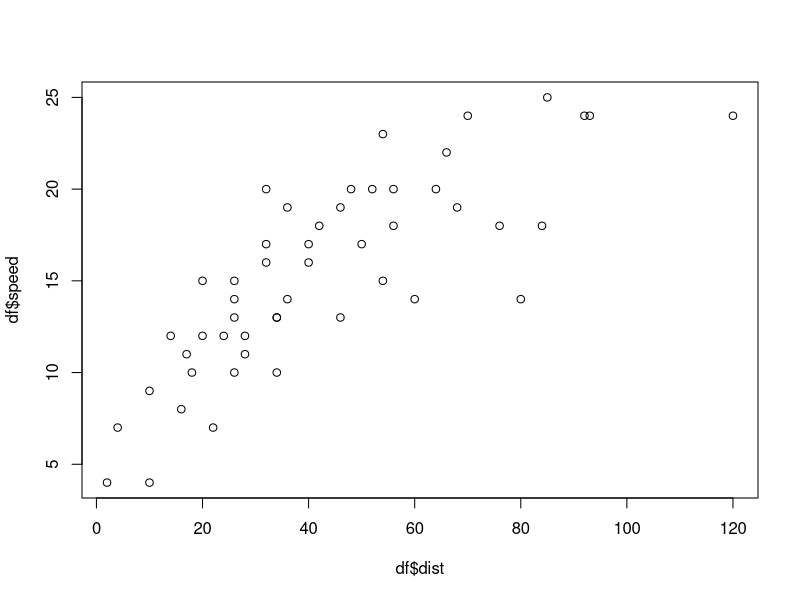
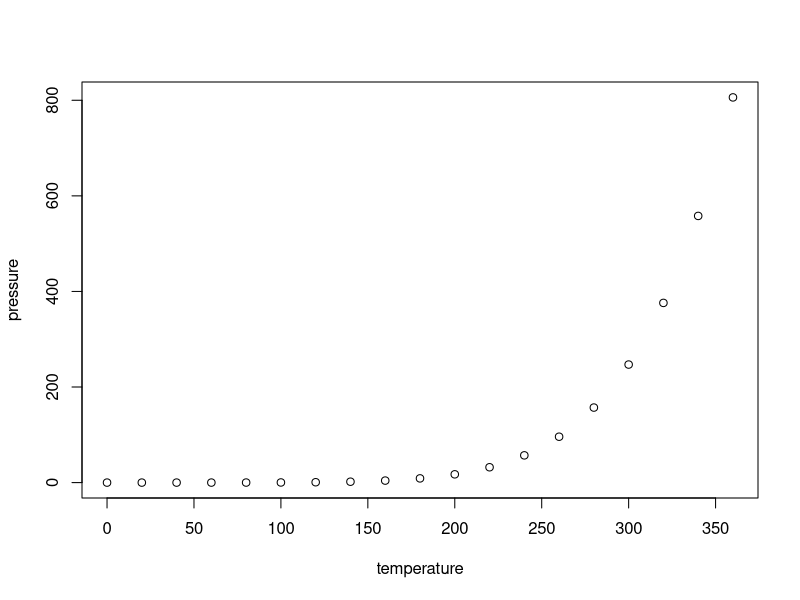
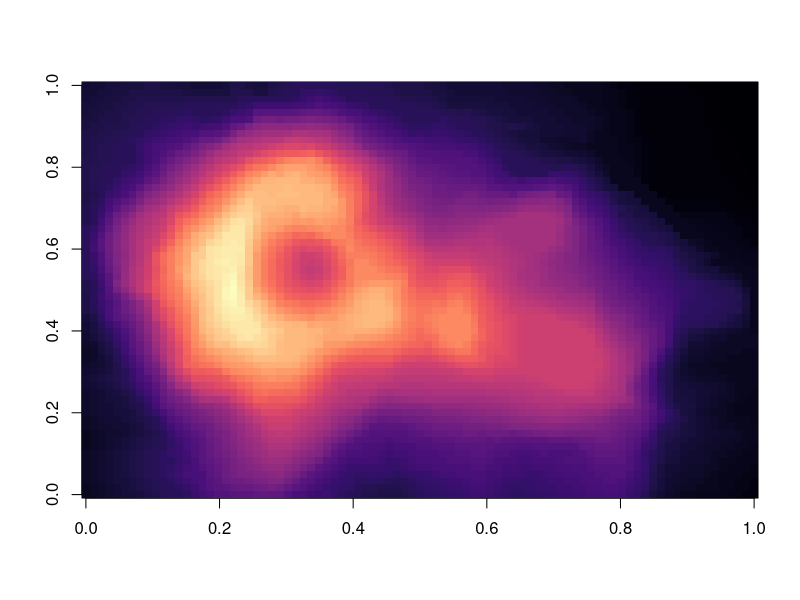

Source code (R) for these figures, in order:
## ---- chunk 1
df <- cars
df
## ---- chunk 2
plot(df$speed ~ df$dist)
## ---- chunk 3
plot(pressure)
## ---- chunk 4
library(viridis)
## ---- chunk 5
image(volcano, col = viridis(200, option = "A"))
